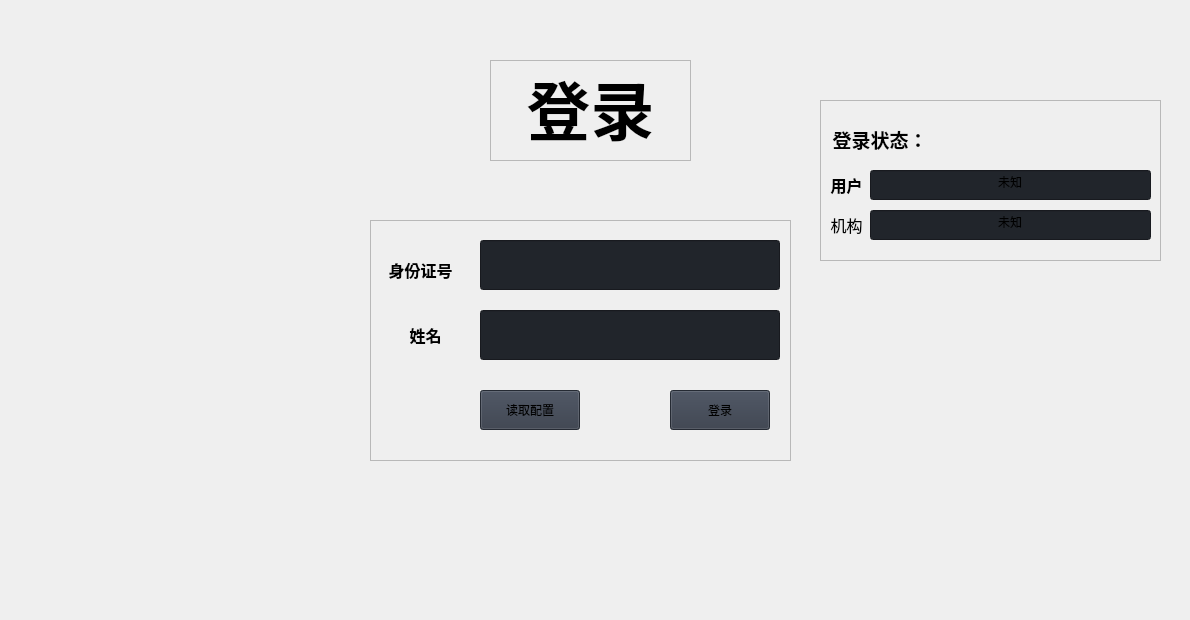
                     <widget class="QWidget" name="login">
                      <widget class="QWidget" name="widget" native="true">
                       <property name="geometry">
                        <rect>
                         <x>0</x>
                         <y>0</y>
                         <width>1181</width>
                         <height>611</height>
                        </rect>
                       </property>
                       <widget class="QFrame" name="frame">
                        <property name="geometry">
                         <rect>
                          <x>370</x>
                          <y>220</y>
                          <width>421</width>
                          <height>241</height>
                         </rect>
                        </property>
                        <property name="frameShape">
                         <enum>QFrame::Shape::StyledPanel</enum>
                        </property>
                        <property name="frameShadow">
                         <enum>QFrame::Shadow::Raised</enum>
                        </property>
                        <widget class="QLabel" name="lb_idcard_login">
                         <property name="geometry">
                          <rect>
                           <x>0</x>
                           <y>30</y>
                           <width>101</width>
                           <height>41</height>
                          </rect>
                         </property>
                         <property name="text">
                          <string>&lt;html&gt;&lt;head/&gt;&lt;body&gt;&lt;p align=&quot;center&quot;&gt;&lt;span style=&quot; font-size:12pt; font-weight:700;&quot;&gt;身份证号&lt;/span&gt;&lt;/p&gt;&lt;/body&gt;&lt;/html&gt;</string>
                         </property>
                        </widget>
                        <widget class="QLineEdit" name="le_name_login">
                         <property name="geometry">
                          <rect>
                           <x>110</x>
                           <y>90</y>
                           <width>300</width>
                           <height>50</height>
                          </rect>
                         </property>
                         <property name="styleSheet">
                          <string notr="true">background-color: rgb(33, 37, 43);</string>
                         </property>
                        </widget>
                        <widget class="QLineEdit" name="le_idcard_login">
                         <property name="geometry">
                          <rect>
                           <x>110</x>
                           <y>20</y>
                           <width>300</width>
                           <height>50</height>
                          </rect>
                         </property>
                         <property name="styleSheet">
                          <string notr="true">background-color: rgb(33, 37, 43);</string>
                         </property>
                        </widget>
                        <widget class="QLabel" name="lb_name_login">
                         <property name="geometry">
                          <rect>
                           <x>10</x>
                           <y>100</y>
                           <width>91</width>
                           <height>31</height>
                          </rect>
                         </property>
                         <property name="text">
                          <string>&lt;html&gt;&lt;head/&gt;&lt;body&gt;&lt;p align=&quot;center&quot;&gt;&lt;span style=&quot; font-size:12pt; font-weight:700;&quot;&gt;姓名&lt;/span&gt;&lt;/p&gt;&lt;/body&gt;&lt;/html&gt;</string>
                         </property>
                        </widget>
                        <widget class="QPushButton" name="pb_login_login">
                         <property name="geometry">
                          <rect>
                           <x>300</x>
                           <y>170</y>
                           <width>100</width>
                           <height>40</height>
                          </rect>
                         </property>
                         <property name="styleSheet">
                          <string notr="true">background-color: rgb(52, 59, 72);</string>
                         </property>
                         <property name="text">
                          <string>登录</string>
                         </property>
                        </widget>
                        <widget class="QPushButton" name="pb_rc_login">
                         <property name="geometry">
                          <rect>
                           <x>110</x>
                           <y>170</y>
                           <width>100</width>
                           <height>40</height>
                          </rect>
                         </property>
                         <property name="styleSheet">
                          <string notr="true">background-color: rgb(52, 59, 72);</string>
                         </property>
                         <property name="text">
                          <string>读取配置</string>
                         </property>
                        </widget>
                       </widget>
                       <widget class="QFrame" name="frame_2">
                        <property name="geometry">
                         <rect>
                          <x>490</x>
                          <y>60</y>
                          <width>201</width>
                          <height>101</height>
                         </rect>
                        </property>
                        <property name="frameShape">
                         <enum>QFrame::Shape::StyledPanel</enum>
                        </property>
                        <property name="frameShadow">
                         <enum>QFrame::Shadow::Raised</enum>
                        </property>
                        <widget class="QLabel" name="lb_title_login">
                         <property name="geometry">
                          <rect>
                           <x>10</x>
                           <y>0</y>
                           <width>181</width>
                           <height>91</height>
                          </rect>
                         </property>
                         <property name="text">
                          <string>&lt;html&gt;&lt;head/&gt;&lt;body&gt;&lt;p align=&quot;center&quot;&gt;&lt;span style=&quot; font-size:48pt; font-weight:700;&quot;&gt;登录&lt;/span&gt;&lt;/p&gt;&lt;/body&gt;&lt;/html&gt;</string>
                         </property>
                        </widget>
                       </widget>
                       <widget class="QFrame" name="frame_3">
                        <property name="geometry">
                         <rect>
                          <x>820</x>
                          <y>100</y>
                          <width>341</width>
                          <height>161</height>
                         </rect>
                        </property>
                        <property name="frameShape">
                         <enum>QFrame::Shape::StyledPanel</enum>
                        </property>
                        <property name="frameShadow">
                         <enum>QFrame::Shadow::Raised</enum>
                        </property>
                        <widget class="QLineEdit" name="le_user_login">
                         <property name="enabled">
                          <bool>true</bool>
                         </property>
                         <property name="geometry">
                          <rect>
                           <x>50</x>
                           <y>70</y>
                           <width>281</width>
                           <height>30</height>
                          </rect>
                         </property>
                         <property name="styleSheet">
                          <string notr="true">background-color: rgb(33, 37, 43);</string>
                         </property>
                         <property name="text">
                          <string>未知</string>
                         </property>
                         <property name="alignment">
                          <set>Qt::AlignmentFlag::AlignCenter</set>
                         </property>
                         <property name="readOnly">
                          <bool>true</bool>
                         </property>
                         <property name="placeholderText">
                          <string/>
                         </property>
                        </widget>
                        <widget class="QLineEdit" name="le_origin_login">
                         <property name="enabled">
                          <bool>true</bool>
                         </property>
                         <property name="geometry">
                          <rect>
                           <x>50</x>
                           <y>110</y>
                           <width>281</width>
                           <height>30</height>
                          </rect>
                         </property>
                         <property name="styleSheet">
                          <string notr="true">background-color: rgb(33, 37, 43);</string>
                         </property>
                         <property name="text">
                          <string>未知</string>
                         </property>
                         <property name="alignment">
                          <set>Qt::AlignmentFlag::AlignCenter</set>
                         </property>
                         <property name="readOnly">
                          <bool>true</bool>
                         </property>
                         <property name="placeholderText">
                          <string/>
                         </property>
                        </widget>
                        <widget class="QLabel" name="lb_origin_login">
                         <property name="geometry">
                          <rect>
                           <x>0</x>
                           <y>110</y>
                           <width>53</width>
                           <height>30</height>
                          </rect>
                         </property>
                         <property name="text">
                          <string>&lt;html&gt;&lt;head/&gt;&lt;body&gt;&lt;p align=&quot;center&quot;&gt;&lt;span style=&quot; font-size:12pt;&quot;&gt;机构&lt;/span&gt;&lt;/p&gt;&lt;/body&gt;&lt;/html&gt;</string>
                         </property>
                        </widget>
                        <widget class="QLabel" name="lb_statue_login">
                         <property name="geometry">
                          <rect>
                           <x>10</x>
                           <y>20</y>
                           <width>100</width>
                           <height>40</height>
                          </rect>
                         </property>
                         <property name="text">
                          <string>&lt;html&gt;&lt;head/&gt;&lt;body&gt;&lt;p align=&quot;center&quot;&gt;&lt;span style=&quot; font-size:14pt; font-weight:700;&quot;&gt;登录状态：&lt;/span&gt;&lt;/p&gt;&lt;/body&gt;&lt;/html&gt;</string>
                         </property>
                        </widget>
                        <widget class="QLabel" name="lb_user_login">
                         <property name="geometry">
                          <rect>
                           <x>0</x>
                           <y>70</y>
                           <width>53</width>
                           <height>30</height>
                          </rect>
                         </property>
                         <property name="text">
                          <string>&lt;html&gt;&lt;head/&gt;&lt;body&gt;&lt;p align=&quot;center&quot;&gt;&lt;span style=&quot; font-size:12pt; font-weight:700;&quot;&gt;用户&lt;/span&gt;&lt;/p&gt;&lt;/body&gt;&lt;/html&gt;</string>
                         </property>
                        </widget>
                       </widget>
                      </widget>
                     </widget>
